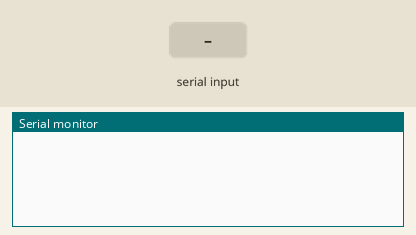
Simulated run of this sketch. Board: Arduino Uno, built with avr-gcc and run on an emulated ATmega328P. Shown: the last lines printed to the serial monitor. The inputs (shaded band) are chosen by the test bench.

Above: at 1.2 s.
1.3 s: "1\n" received over Serial
At 2.4 s:
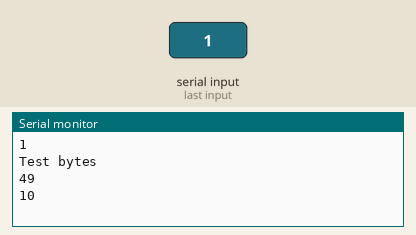
2.8 s: "0\n" received over Serial
At 3.5 s:
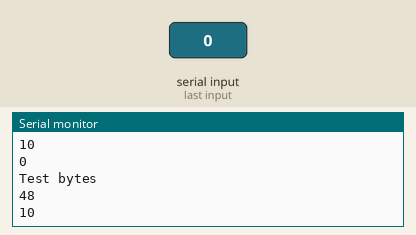
Timing chart, 0 to 5.8 s (numbered marks = the images above; inputs shaded):
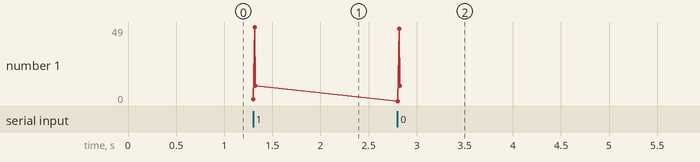

Measured:
- after the input at 1.3 s, the serial monitor: prints a new line at once (image 1)
- after the input at 2.8 s, the serial monitor: prints a new line at once (image 2)

The sketch:

Go_Back_Serial_char_test_byte_test.ino
```cpp
String m;
int xyz;

void setup()
{
  Serial.begin(9600);
}

void loop()
{
  m=rmsg();
  if(m!="")
  {
    Serial.println(m);
    Serial.println("Test bytes");
    for(char c:m)
    {
      xyz=c;
      Serial.println(xyz);
    }
  }
}

String rmsg()
{
  m="";
  char c='\0';
    while(Serial.available()>0)
    {
      if(c=='\n')
      {
        break;
      }
      c=Serial.read();
      m+=c;
      delay(1);
    }
    Serial.flush();
   return m;
}
```
